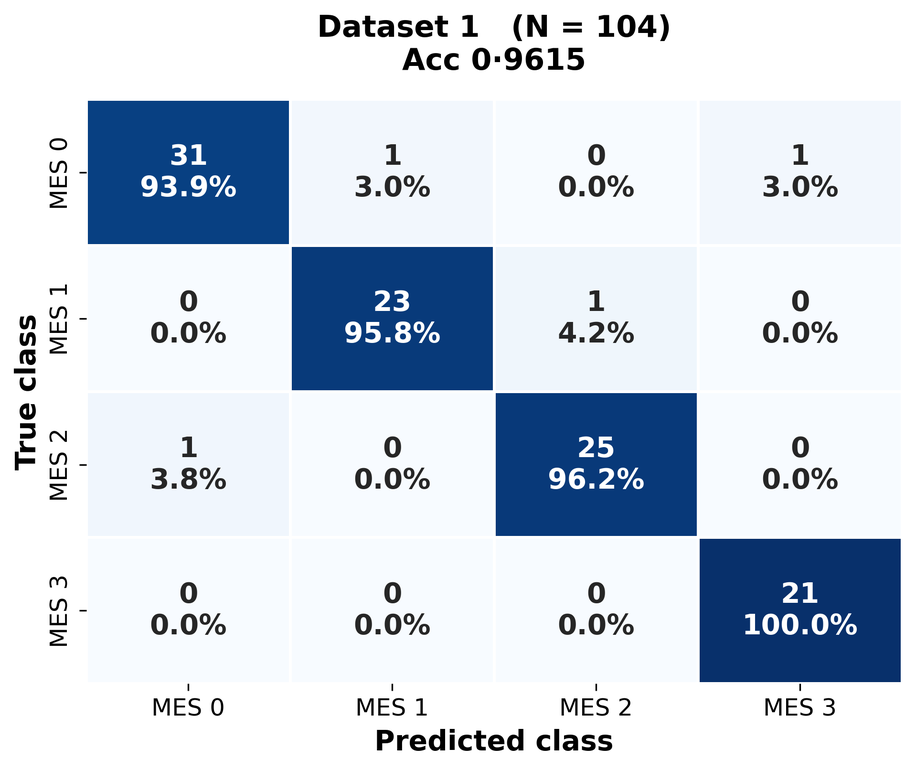
#> input picture revision_inconsistent/cm_images_v2/T1_Dataset_1_N_=_104.png, 916 x 770 px, shrunk from 1918 x 1612 before the run; its folder holds 4 pictures in this run
$ python combine_cm_images.py
#> lines starting #> are read from the running program, lines starting #| are printed output that depends on the picture
import os
import glob
from PIL import Image, ImageDraw, ImageFont

def combine_images():
    base_dir = "/Users/aliffandy/Documents/PukulEnam/Colonomind Training Resource/revision_inconsistent/cm_images_v2"
    out_dir = "/Users/aliffandy/Documents/PukulEnam/Colonomind Training Resource/revision_inconsistent"

    tables = ["T1", "T2", "T3", "T4"]

    try:
        font = ImageFont.truetype("Arial", 40)
    except:
        font = ImageFont.load_default()

    for table in tables:
        files = glob.glob(os.path.join(base_dir, f"{table}_*.png"))
        if not files:
            continue

        images = [Image.open(f) for f in sorted(files)]
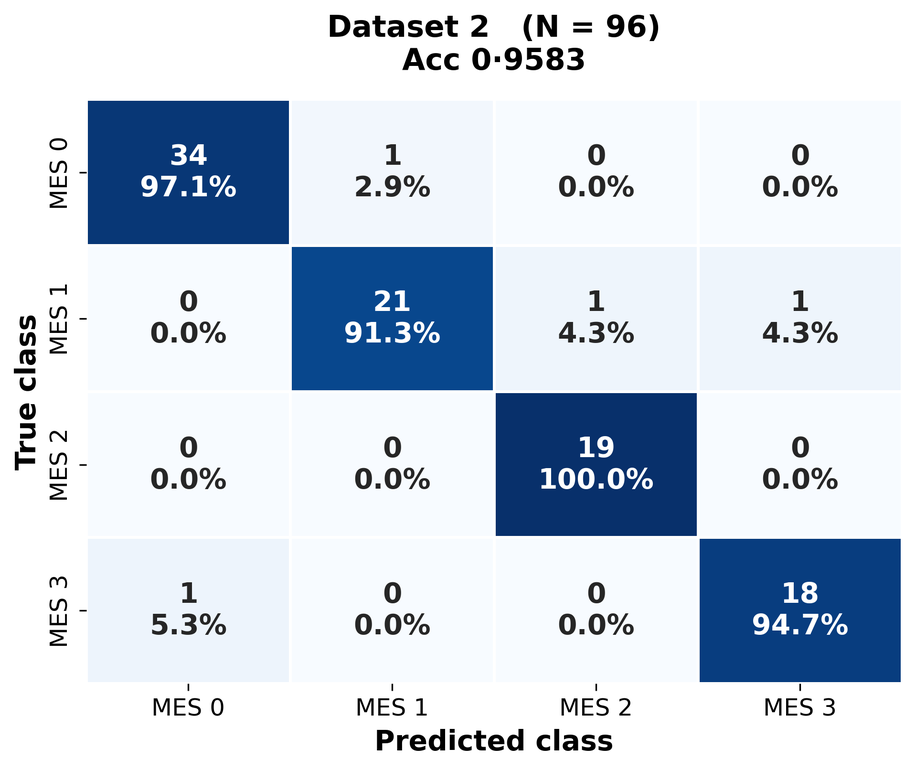
#> input picture revision_inconsistent/cm_images_v2/T1_Dataset_2_N_=_96.png, 916 x 770 px, shrunk from 1918 x 1612 before the run
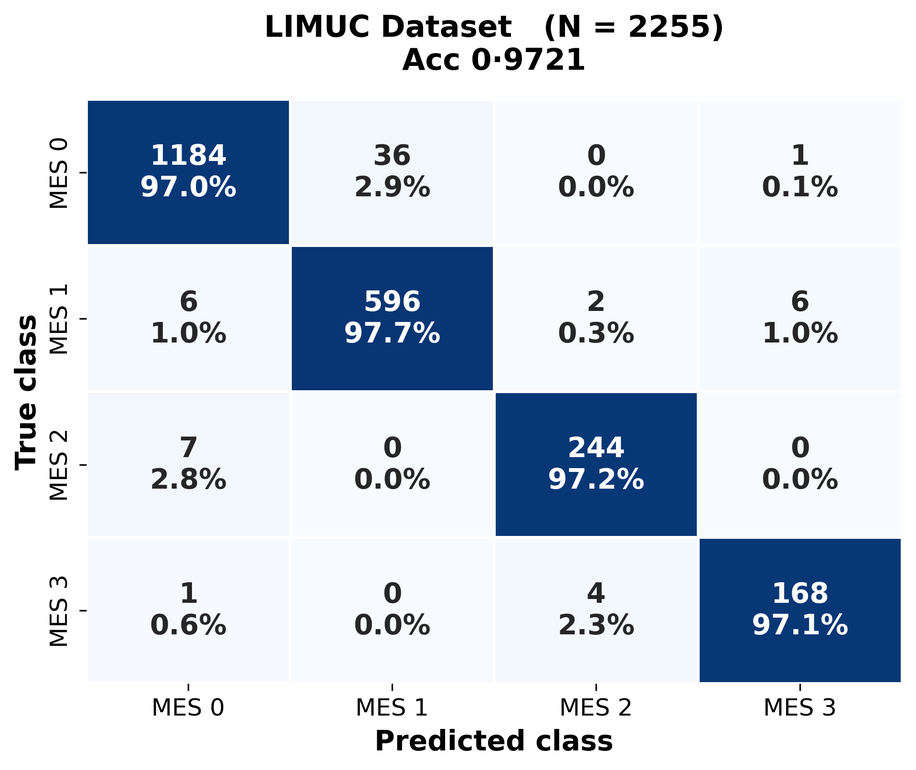
#> input picture revision_inconsistent/cm_images_v2/T1_LIMUC_Dataset_N_=_2255.png, 916 x 770 px, shrunk from 1918 x 1612 before the run
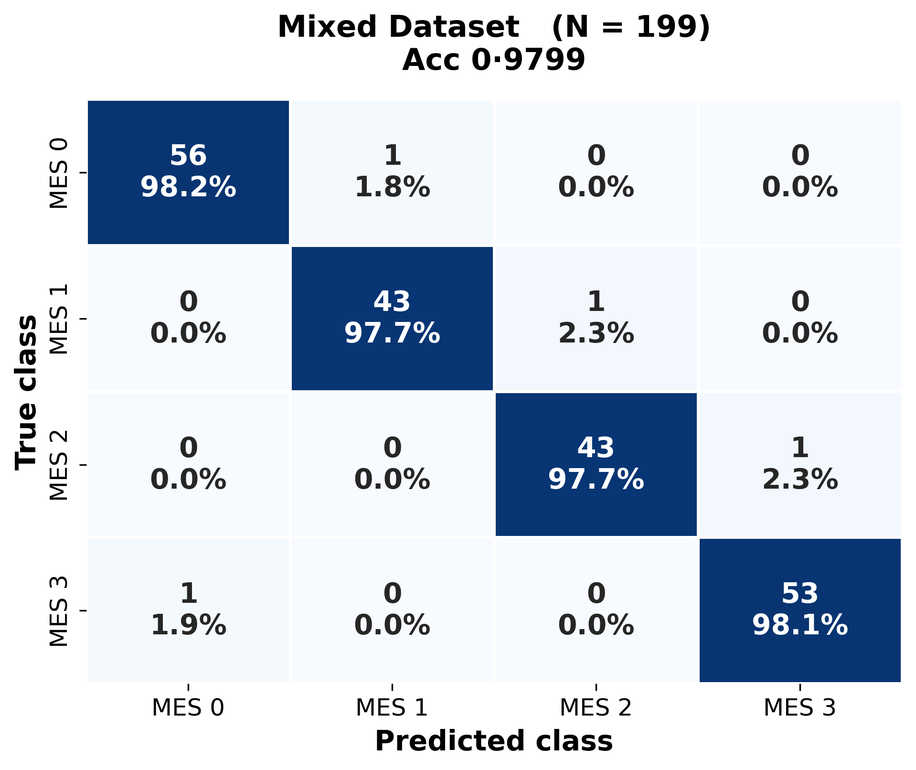
#> input picture revision_inconsistent/cm_images_v2/T1_Mixed_Dataset_N_=_199.png, 916 x 770 px, shrunk from 1918 x 1612 before the run
#> images = 4 items

        w, h = images[0].size
#> w = 916; h = 770
        padding = 50
        title_space = 100

        # Calculate grid size (max 3 columns)
        cols = min(3, len(images))
#> cols = 3
        rows = (len(images) + cols - 1) // cols
#> rows = 2

        total_width = w * cols + padding * (cols + 1)
#> total_width = 2948
        total_height = h * rows + padding * (rows + 1) + title_space
#> total_height = 1790

        combined = Image.new('RGB', (total_width, total_height), color='white')
#> combined: PIL image 2948x1790 RGB; every value is 255
        draw = ImageDraw.Draw(combined)

        title = f"Combined Confusion Matrices - {table}"
        bbox = draw.textbbox((0, 0), title, font=font)
#> bbox = (0, 8, 687, 38)
        tw = bbox[2] - bbox[0]
#> tw = 687
        draw.text(((total_width - tw) / 2, padding), title, fill='black', font=font)

        y = padding + title_space
        x = padding
        for i, img in enumerate(images):
            combined.paste(img, (x, y))
            x += w + padding
            if (i + 1) % cols == 0:
                x = padding
                y += h + padding
#> this loop made 4 passes
#> y on pass 3: 970
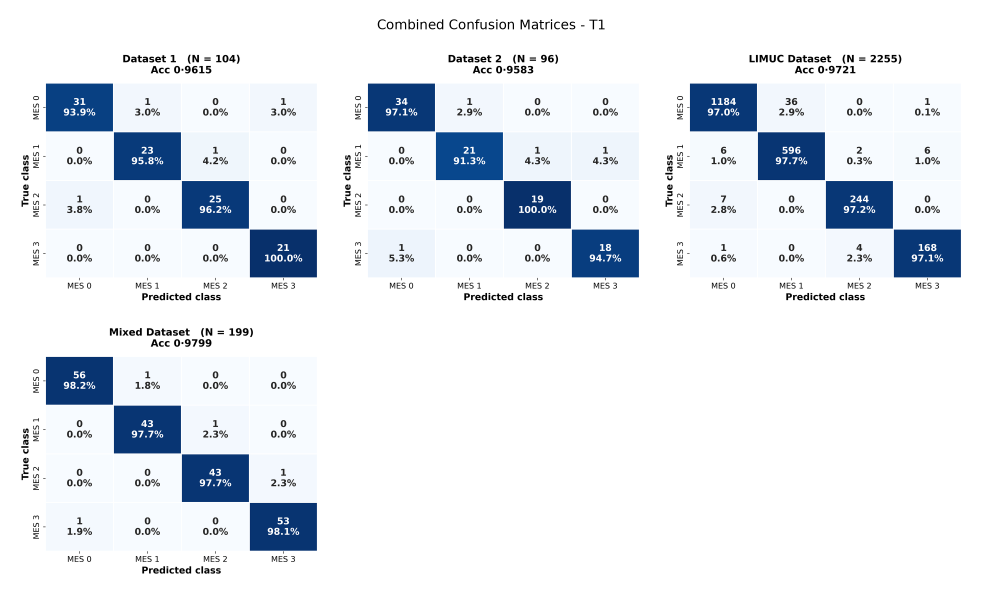
#> combined: PIL image 2948x1790 RGB (shown at 1/3 size); mean R, G, B 227.7, 232.8, 239.2
#> after the loop, y = 970

        out_path = os.path.join(out_dir, f"Combined_{table}_CMs.png")
        combined.save(out_path)
        print(f"Saved combined image to {out_path}")

if __name__ == "__main__":
    combine_images()
